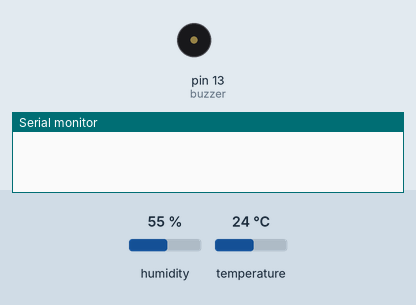
Recording of a sketch running on a simulated Arduino Uno, built with avr-gcc and run on an emulated ATmega328P. Parts: buzzer (waves = sounding, pin HIGH), the last lines printed to the serial monitor. The test bench sets the inputs (shaded band); at power-on: humidity 55 %, temperature 24 °C. The modem accepts every AT command (registered, SIM ready, sends succeed) and sends nothing else.

Above: at 0.1 s.
At 4.1 s:
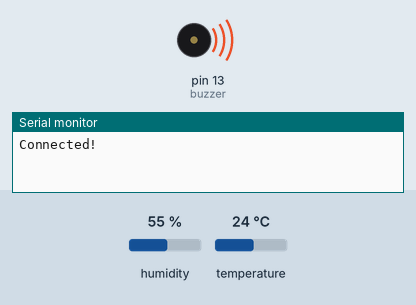
Timing chart, 0 to 5.6 s (numbered marks = the images above):
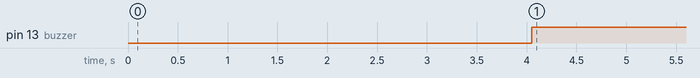

Measured:
- by itself, pin 13 (buzzer): LOW → HIGH at 4.1 s

The sketch:

Arduino.ino
```cpp
#include "SoftwareSerial.h"
#include "DHT.h"
#define DHpin 12
#define DHTTYPE DHT11
#define buzzer 13
DHT dht(DHpin, DHTTYPE);
String ssid ="T2";
String password="pk0545632";
SoftwareSerial esp(9, 10);
String data;
String server = "viettranchi.000webhostapp.com";
String uri = "/index.php";
void setup() {
pinMode(buzzer, OUTPUT);
esp.begin(9600);
Serial.begin(9600);
dht.begin();
connectWifi();
}
void connectWifi() {
String cmd = "AT+CWJAP=\"" +ssid+"\",\"" + password + "\"";
esp.println(cmd);
delay(4000);
if(esp.find("OK")) {
Serial.println("Connected!");
}
else {
connectWifi();
Serial.println("Cannot connect to wifi"); }
}

String getTemperatureValue(){
   float temp = dht.readTemperature();
   delay(50);
   return String(temp);
}
String getHumidityValue(){
   float hum = dht.readHumidity();
   delay(50);
   return String(hum);
}
void loop () {
  float temp = dht.readTemperature();
  if (temp > 40)
  {digitalWrite(buzzer, LOW);}
  else
  {digitalWrite(buzzer, HIGH);}
data = "temperature=" + getTemperatureValue() + "&humidity=" + getHumidityValue();
Serial.println(data);
httppost();
delay(1000);
}
void httppost () {
esp.println("AT+CIPSTART=\"TCP\",\"" + server + "\",80");//start a TCP connection.
if( esp.find("OK")) {
//Serial.println("TCP connection ready");
} delay(1000);
String postRequest =
"POST " + uri + " HTTP/1.0\r\n" +
"Host: " + server + "\r\n" +
"Accept: *" + "/" + "*\r\n" +
"Content-Length: " + data.length() + "\r\n" +
"Content-Type: application/x-www-form-urlencoded\r\n" +
"\r\n" + data;
String sendCmd = "AT+CIPSEND=";//determine the number of caracters to be sent.
esp.print(sendCmd);
esp.println(postRequest.length());
//Serial.print(sendCmd);
//Serial.println(postRequest.length());
delay(500);
if(esp.find(">")) {
//Serial.println("Sending..");
//Serial.println(postRequest);
esp.println(postRequest);
if( esp.find("SEND OK")) {
//Serial.println("Packet sent");
while (esp.available()) {
String tmpResp = esp.readString();
//Serial.println(tmpResp);
}
esp.println("AT+CIPCLOSE");
}
}}
```
